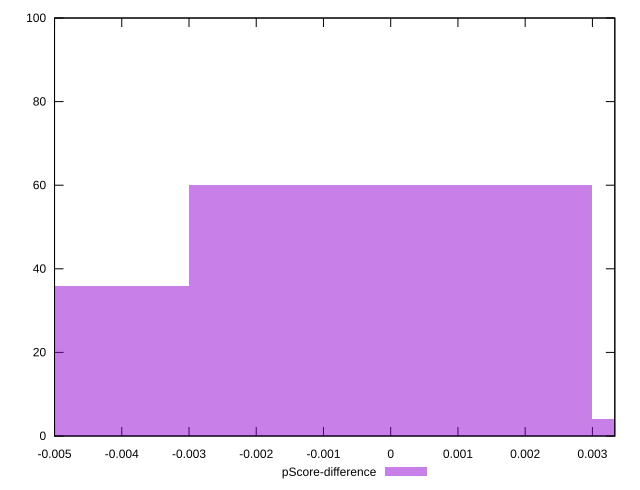

Recreate this plot in gnuplot.
reset

$pScoreDifference <<EOF
-0.005987207073981718 36
0 60
0.005987207073981718 4
EOF

set key outside below
set boxwidth 0.005987207073981718
set xrange [-0.0050000000000000044:0.0033333333333332993]
set yrange [0:100]
set trange [0:100]
set style fill transparent solid 0.5 noborder
set terminal svg size 640, 490 enhanced background rgb 'white'
set output "reprap/unminified-css/samples/pages+cached/pScore-difference/histogram.svg"

plot $pScoreDifference title "pScore-difference" with boxes

reset
